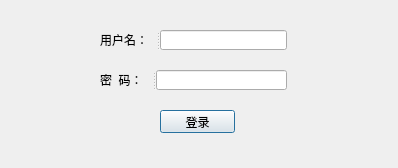
<?xml version="1.0" encoding="UTF-8"?>
<ui version="4.0">
 <class>Dialog</class>
 <widget class="QDialog" name="Dialog">
  <property name="geometry">
   <rect>
    <x>0</x>
    <y>0</y>
    <width>398</width>
    <height>168</height>
   </rect>
  </property>
  <property name="windowTitle">
   <string>登录</string>
  </property>
  <widget class="QLabel" name="label_3">
   <property name="geometry">
    <rect>
     <x>30</x>
     <y>140</y>
     <width>351</width>
     <height>16</height>
    </rect>
   </property>
   <property name="text">
    <string/>
   </property>
  </widget>
  <widget class="QSplitter" name="splitter">
   <property name="geometry">
    <rect>
     <x>100</x>
     <y>30</y>
     <width>187</width>
     <height>20</height>
    </rect>
   </property>
   <property name="orientation">
    <enum>Qt::Horizontal</enum>
   </property>
   <widget class="QLabel" name="label">
    <property name="text">
     <string>用户名：</string>
    </property>
   </widget>
   <widget class="QLineEdit" name="lineEdit"/>
  </widget>
  <widget class="QSplitter" name="splitter_2">
   <property name="geometry">
    <rect>
     <x>100</x>
     <y>70</y>
     <width>187</width>
     <height>20</height>
    </rect>
   </property>
   <property name="orientation">
    <enum>Qt::Horizontal</enum>
   </property>
   <widget class="QLabel" name="label_2">
    <property name="text">
     <string>密  码：</string>
    </property>
   </widget>
   <widget class="QLineEdit" name="lineEdit_2"/>
  </widget>
  <widget class="QPushButton" name="pushButton">
   <property name="geometry">
    <rect>
     <x>160</x>
     <y>110</y>
     <width>75</width>
     <height>23</height>
    </rect>
   </property>
   <property name="text">
    <string>登录</string>
   </property>
  </widget>
 </widget>
 <resources/>
 <connections/>
</ui>
